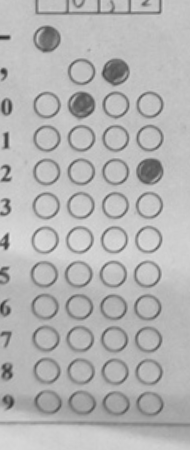
#> input picture tests/fixtures/part3_shadow/1029.png, 190 x 450 px; its folder holds only this picture in this run
$ python -i experimental_live_background.py   (imports and definitions only)
#> lines starting #> are read from the running program, lines starting #| are printed output that depends on the picture
#> further down, picture is the input picture: shape (450, 190); min 43, max 228, mean 179.7
"""REJECTED experiment: not imported by production code.

    Keep denoising, local sigma=30 filtering and all thresholds unchanged.
    Soft blur changed Part I answers. Diagnostic comparison only.
"""
import cv2


def global_background(gray):
    h, w = gray.shape[:2]
#> h = 450; w = 190
    small_w, small_h = max(1, w // 4), max(1, h // 4)
#> small_w = 47; small_h = 112
    small = cv2.resize(gray, (small_w, small_h), interpolation=cv2.INTER_AREA)
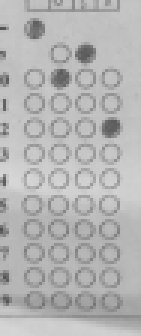
#> small: shape (112, 47) (shown 3 times larger); min 81, max 215, mean 179.7
    filtered = cv2.GaussianBlur(small, (0, 0), sigmaX=120 * small_w / w,
                                sigmaY=120 * small_h / h)
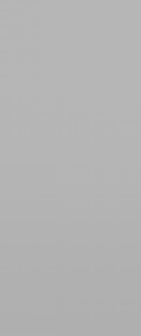
#> filtered: shape (112, 47) (shown 3 times larger); min 175, max 182, mean 179.5
    return cv2.resize(filtered, (w, h), interpolation=cv2.INTER_LINEAR)

>>> import cv2
>>> picture = cv2.imread('../../tests/fixtures/part3_shadow/1029.png', cv2.IMREAD_GRAYSCALE)
>>> result = global_background(picture)
